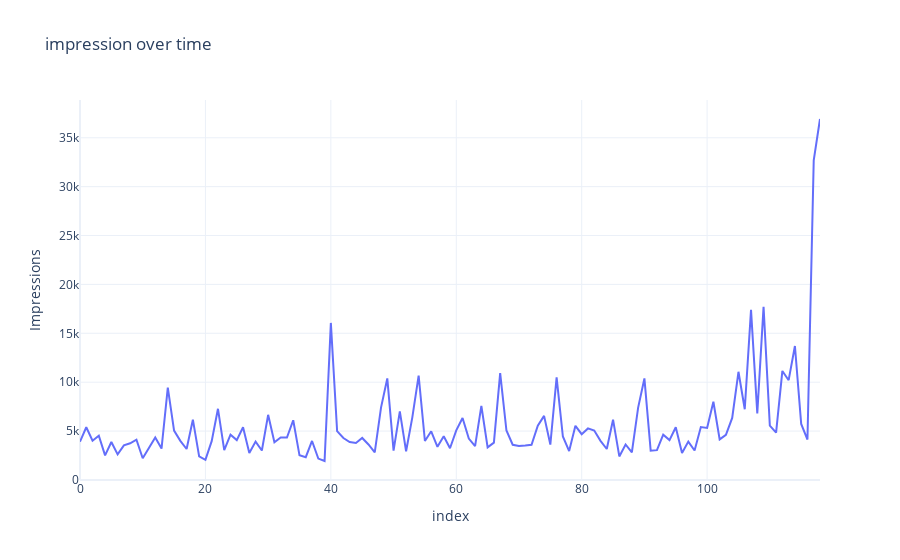

This figure's notebook cell:
### Markdown cell above
Impressions Over Time

### Code cell
fig=px.line(df,x=df.index,y='Impressions',title='impression over time')
fig.show()

### Figure 1 — Plotly figure (JSON) as saved in the notebook; plotly's stock layout.template omitted (floating-point values rounded to 4 significant figures)
{"data": [{"hovertemplate": "index=%{x}<br>Impressions=%{y}<extra></extra>", "legendgroup": "", "line": {"color": "#636efa", "dash": "solid"}, "marker": {"symbol": "circle"}, "mode": "lines", "name": "", "orientation": "v", "showlegend": false, "type": "scatter", "x": [0, 1, 2, 3, 4, 5, 6, 7, 8, 9, 10, 11, 12, 13, 14, 15, 16, 17, 18, 19, 20, 21, 22, 23, 24, 25, 26, 27, 28, 29, 30, 31, 32, 33, 34, 35, 36, 37, 38, 39, 40, 41, 42, 43, 44, 45, 46, 47, 48, 49, 50, 51, 52, 53, 54, 55, 56, 57, 58, 59, 60, 61, 62, 63, 64, 65, 66, 67, 68, 69, 70, 71, 72, 73, 74, 75, 76, 77, 78, 79, 80, 81, 82, 83, 84, 85, 86, 87, 88, 89, 90, 91, 92, 93, 94, 95, 96, 97, 98, 99, 100, 101, 102, 103, 104, 105, 106, 107, 108, 109, 110, 111, 112, 113, 114, 115, 116, 117, 118], "xaxis": "x", "y": [3920, 5394, 4021, 4528, 2518, 3884, 2621, 3541, 3749, 4115, 2218, 3234, 4344, 3216, 9453, 5055, 4002, 3169, 6168, 2407, 2064, 3973, 7281, 3052, 4628, 4082, 5394, 2766, 3924, 3015, 6666, 3854, 4355, 4343, 6108, 2523, 2327, 3990, 2191, 1941, 16062, 4998, 4289, 3880, 3786, 4298, 3630, 2826, 7407, 10386, 2998, 7018, 2941, 6432, 10667, 3988, 4978, 3388, 4467, 3246, 5072, 6339, 4239, 3454, 7571, 3333, 3818, 10933, 5058, 3601, 3480, 3525, 3606, 5542, 6559, 3623, 10493, 4446, 2957, 5538, 4681, 5273, 5055, 4002, 3169, 6168, 2407, 3630, 2826, 7407, 10386, 2998, 3052, 4628, 4082, 5394, 2766, 3924, 3015, 5409, 5323, 8001, 4150, 4609, 6348, 11068, 7231, 17396, 6814, 17713, 5563, 4842, 11149, 10206, 13700, 5731, 4139, 32695, 36919], "yaxis": "y"}], "layout": {"legend": {"tracegroupgap": 0}, "title": {"text": "impression over time"}, "xaxis": {"anchor": "y", "domain": [0, 1], "title": {"text": "index"}}, "yaxis": {"anchor": "x", "domain": [0, 1], "title": {"text": "Impressions"}}}}
